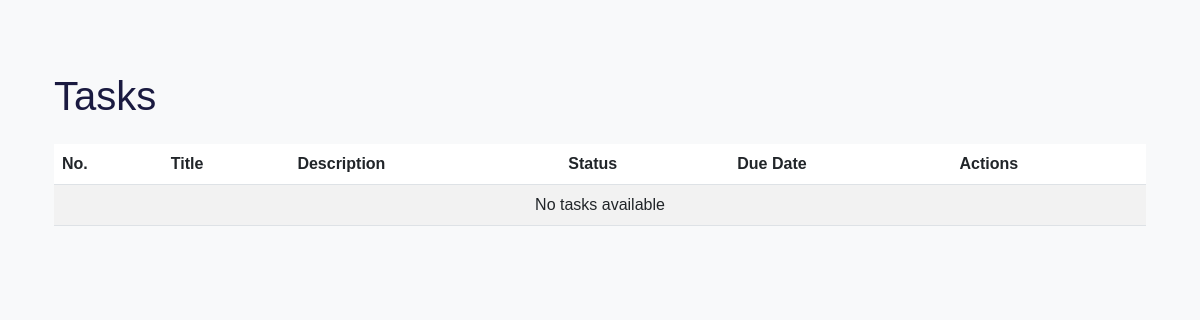
The app's page /tasks/tasks/, older data.
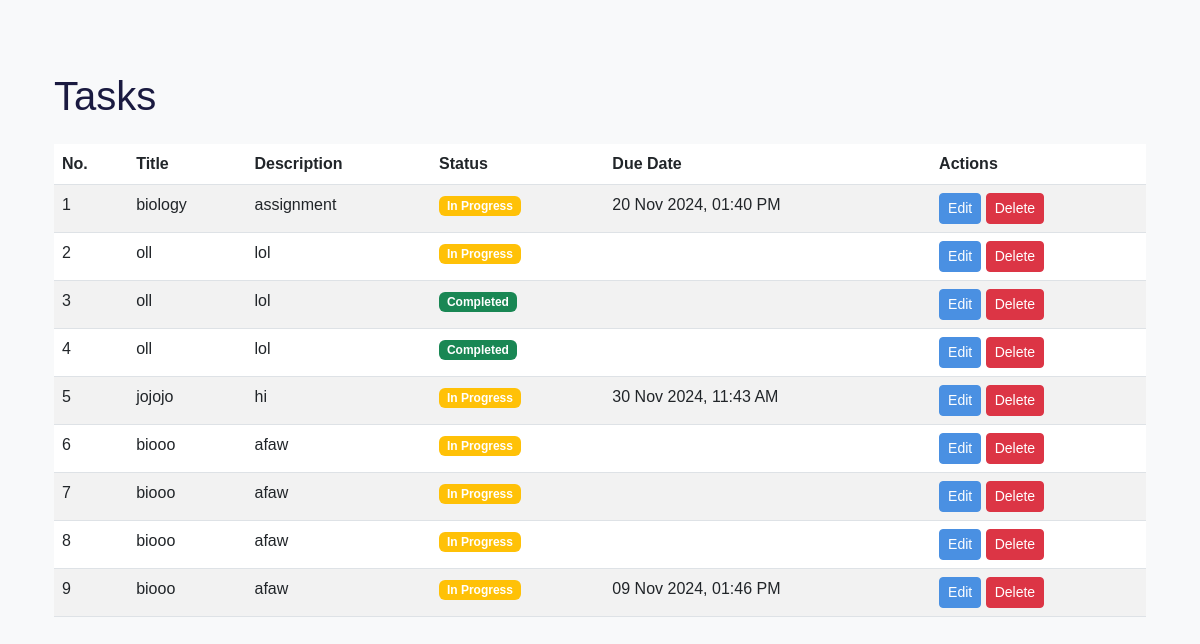
The same page, newer data.
### tasks/models.py (models this page shows, shortened)
class Tasks(models.Model):
    title = models.CharField(max_length=200)
    description = models.TextField()
    is_completed = models.BooleanField(default=False)
    create_date = models.DateTimeField(auto_now_add=True)
    due_date = models.DateTimeField(null=True, blank=True)

### tasks/views.py (the view)
# urls.py: path('tasks/', views.task_list, name='task_list'),
def task_list(request):
    tasks = Tasks.objects.all()
    return render(request, 'task_list.html', {'tasks': tasks})

### tasks/templates/task_list.html (shortened to what this page needs)
{% extends 'base.html' %} {% block content %}
<div class="container py-5">
  <h1 class="mb-4">Tasks</h1>
  <table class="table table-striped">
    <thead>
      <tr>
        <th>No.</th>
        <th>Title</th>
        <th>Description</th>
        <th>Status</th>
        <th>Due Date</th>
        <th>Actions</th>
      </tr>
    </thead>
    <tbody>
      {% for task in tasks %}
      <tr>
        <td>{{ forloop.counter }}</td>
        <td>{{ task.title }}</td>
        <td>{{ task.description }}</td>
        <td>
          {% if task.is_completed %}
          <span class="badge bg-success">Completed</span>
          {% else %}
          <span class="badge bg-warning">In Progress</span>
          {% endif %}
        </td>
        <td>{{ task.due_date|date:"d M Y, h:i A" }}</td>
        <td>
          <a
            href="{% url 'task_update' task.id %}"
            class="btn btn-primary btn-sm"
            >Edit</a
          >
          <form
            action="{% url 'task_delete' task.id %}"
            method="post"
            class="d-inline delete-task-form"
          >
            <button type="submit" class="btn btn-danger btn-sm">Delete</button>
          </form>
        </td>
      </tr>
      {% empty %}
      <tr>
        <td colspan="6" class="text-center">No tasks available</td>
      </tr>
      {% endfor %}
    </tbody>
  </table>
</div>
{% endblock %}

### tasks/templates/base.html (shortened to what this page needs)
{% load static %}
<!DOCTYPE html>
<html lang="en">
  <head>
    <link
      href="https://cdn.jsdelivr.net/npm/bootstrap@5.3.0-alpha1/dist/css/bootstrap.min.css"
      rel="stylesheet"
    />
    <link
      href="https://cdn.jsdelivr.net/npm/bootstrap-icons/font/bootstrap-icons.css"
      rel="stylesheet"
    />
    <link rel="stylesheet" href="{% static 'tasks/css/styles.css' %}" />
    <link
      rel="stylesheet"
      href="https://cdnjs.cloudflare.com/ajax/libs/animate.css/4.1.1/animate.min.css"
    />
  </head>
  <body class="d-flex flex-column min-vh-100">
    <div class="container mt-4">
      {% block content %}{% endblock %}
    </div>
  </body>
</html>

### tasks/static/tasks/css/styles.css (style rules this page uses)
:root { --primary-color: #4a90e2; --secondary-color: #f8f9fa; --dark-color: #1a1a40; --accent-color: #ffdd57; }
body { background-color: var(--secondary-color); color: var(--dark-color); font-family: 'Poppins', sans-serif; }
.btn-primary { background-color: var(--primary-color); border-color: var(--primary-color); }

Row changes from the older to the newer data that the page shows:
added Tasks: title "biology", description "assignment", is_completed "In Progress", due_date "20 Nov 2024, 01:40 PM"
added Tasks: title "oll", description "lol", is_completed "In Progress"
added Tasks: title "oll", description "lol", is_completed "Completed"
added Tasks: title "oll", description "lol", is_completed "Completed"
added Tasks: title "jojojo", description "hi", is_completed "In Progress", due_date "30 Nov 2024, 11:43 AM"
added Tasks: title "biooo", description "afaw", is_completed "In Progress"
added Tasks: title "biooo", description "afaw", is_completed "In Progress"
added Tasks: title "biooo", description "afaw", is_completed "In Progress"
added Tasks: title "biooo", description "afaw", is_completed "In Progress", due_date "09 Nov 2024, 01:46 PM"
Text that changed along with them:
text no longer shown: "No tasks available"
